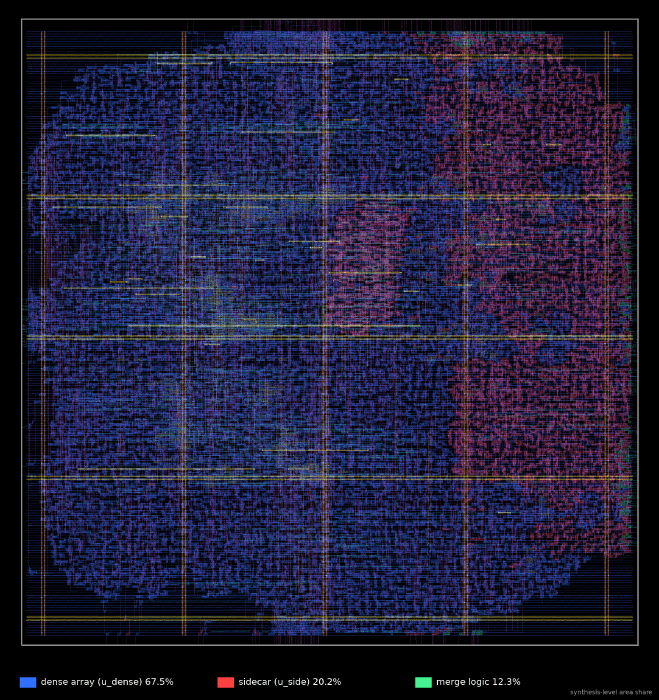
#> input picture ISSCC27/submitted_notebooks/SidecarCIM/results/gds/sidecarcim_top_ff_pipe_s3_modules.png, 1318 x 1400 px (shown at 1/2 size)
$ python plot_layout.py
#> lines starting #> are read from the running program, lines starting #| are printed output that depends on the picture
### ISSCC27/submitted_notebooks/SidecarCIM/results/plot_common.py
"""Shared loaders and style for accuracy-side figures. All numbers come from JSON."""
import json
import os

import matplotlib
matplotlib.use("Agg")
import matplotlib.pyplot as plt  # noqa: E402

HERE = os.path.dirname(os.path.abspath(__file__))
ROOT = os.path.dirname(HERE)
OUT = os.path.join(ROOT, "python", "out")
VEC = os.path.join(ROOT, "python", "vectors")

# Okabe-Ito colorblind-safe palette
C = {"blue": "#0072B2", "orange": "#E69F00", "green": "#009E73",
     "red": "#D55E00", "purple": "#CC79A7", "sky": "#56B4E9",
     "yellow": "#F0E442", "black": "#000000", "grey": "#7a7a7a"}


def load(name, folder=OUT):
    with open(os.path.join(folder, name)) as f:
        return json.load(f)


# accent for SidecarCIM, the same orange as the schematics (schstyle.tex acc)
ACC = "#C85000"
IEEE = {
    # IEEE look: Times text (STIX), closed box, inward ticks on all sides
    "font.family": "serif", "font.serif": ["STIXGeneral", "DejaVu Serif"],
    "mathtext.fontset": "stix", "font.size": 8, "axes.titlesize": 8,
    "axes.labelsize": 8, "xtick.labelsize": 8, "ytick.labelsize": 8,
    "legend.fontsize": 7.5, "axes.linewidth": 0.6, "axes.spines.top": True,
    "axes.spines.right": True, "axes.grid": True, "grid.linestyle": ":",
    "grid.linewidth": 0.5, "grid.color": "#b0b0b0", "grid.alpha": 1.0,
    "xtick.direction": "in", "ytick.direction": "in", "xtick.top": True,
    "ytick.right": True, "xtick.major.width": 0.6, "ytick.major.width": 0.6,
    "xtick.major.size": 3, "ytick.major.size": 3, "xtick.minor.visible": False,
    "lines.linewidth": 1.0, "lines.markersize": 4.5, "legend.frameon": True,
    "legend.fancybox": False, "legend.edgecolor": "black",
    "legend.framealpha": 1.0, "patch.linewidth": 0.6,
    "figure.dpi": 100, "savefig.dpi": 300, "savefig.bbox": "tight",
    "pdf.fonttype": 42, "ps.fonttype": 42,
}


def style():
    plt.rcParams.update(IEEE)


# [5 lines left out: function save, not called in this run]


def by_scheme(rows):
    return {r["scheme"]: r for r in rows}


# [5 lines left out: function spec, not called in this run]

### ISSCC27/submitted_notebooks/SidecarCIM/results/plot_layout.py
"""fig_layout: the final SidecarCIM layout (KLayout render, cells colored by
RTL module, results/gds/<SC>_modules.png) with block labels, a scale bar and
the die size from the LibreLane sign-off (results/signoff/<SC>/metrics.json).
The render is only brightened; no shape is added to the layout itself.
"""
import json
import os

import matplotlib.pyplot as plt
from matplotlib.patches import Patch
from PIL import Image, ImageEnhance

import plot_common as pc

HERE = os.path.dirname(os.path.abspath(__file__))
SC = "sidecarcim_top_ff_pipe_s3"
FS = 10.0


def main():
    pc.style()
    im = Image.open(os.path.join(HERE, "gds", SC + "_modules.png")).convert("RGB")
#> im is the input picture: PIL image 1318x1400 RGB; mean R, G, B 32.8, 30.8, 57.8
    im = im.crop((0, 0, im.width, im.width))           # the die; legend below
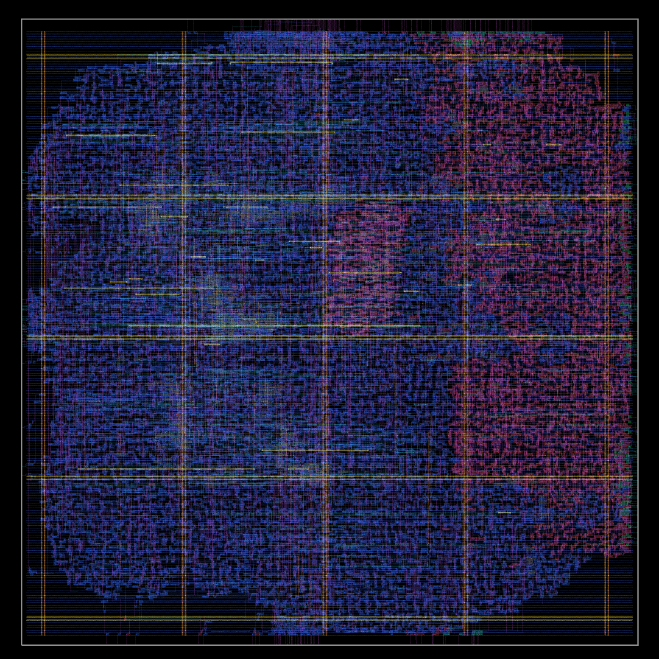
#> im: PIL image 1318x1318 RGB (shown at 1/2 size); mean R, G, B 34.3, 32.2, 60.8
    im = ImageEnhance.Brightness(im).enhance(1.55)
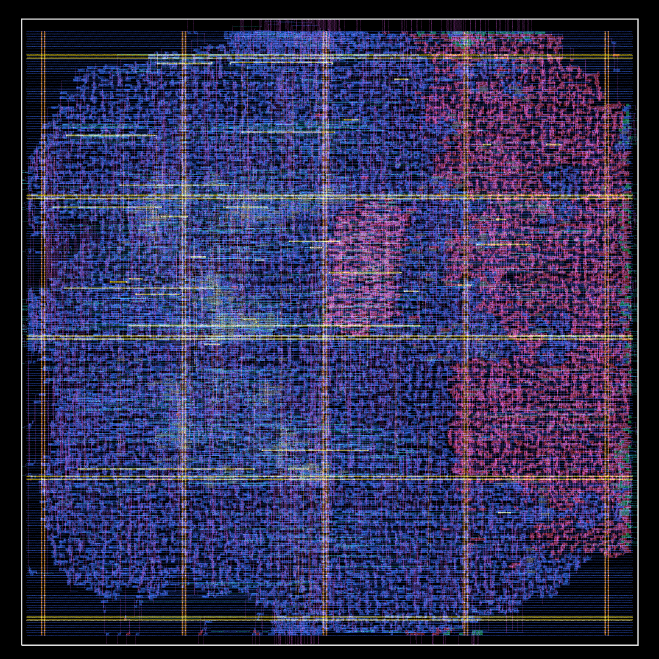
#> im: PIL image 1318x1318 RGB (shown at 1/2 size); mean R, G, B 52.2, 49.3, 89.7
    im = ImageEnhance.Color(im).enhance(1.35)
#> (the run stopped early here; a loop or call above may not have finished)
